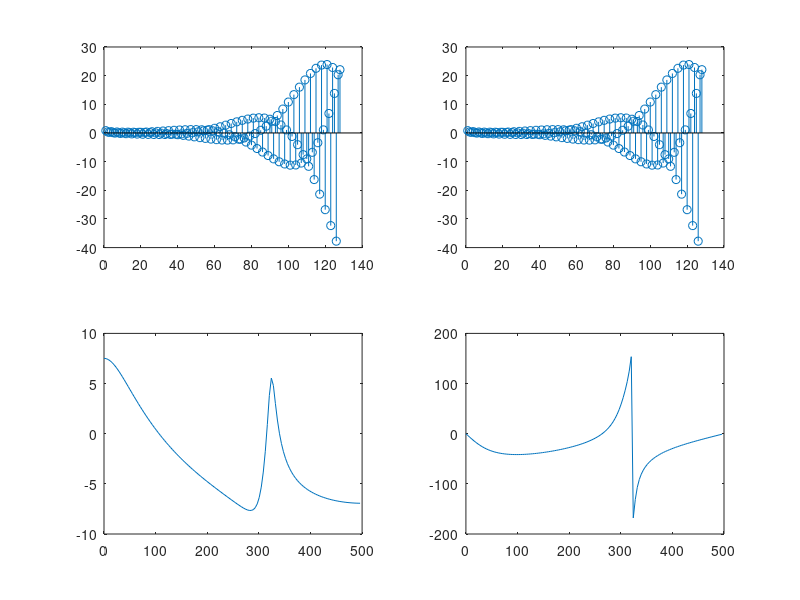
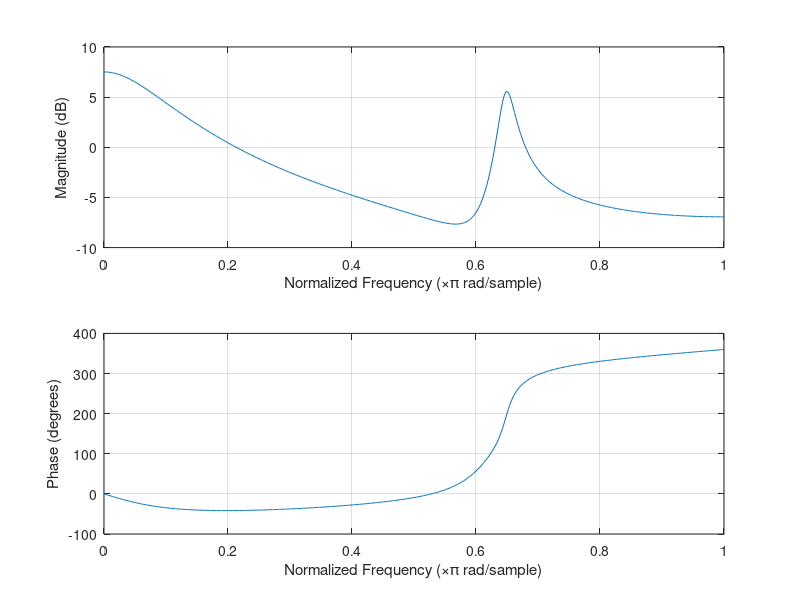
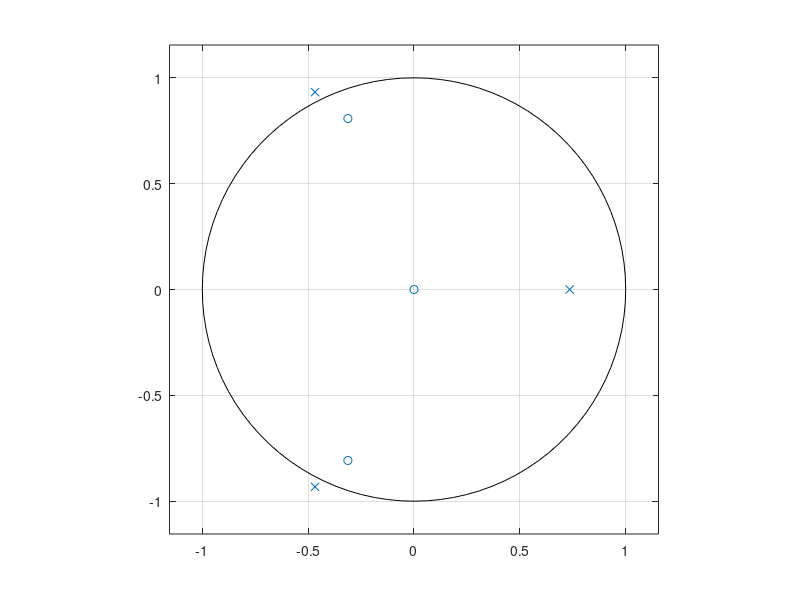

Here is the MATLAB script that generated these plots, in order:
%E2_2_SignalProcess.m 文件源代码
L=128; %单位抽样响应序列的长度
Fs=1000; %抽样频率为 1 kHz 
b=[0.8 0.5 0.6]; %系统函数的分子系数向量
a=[1 0.2 0.4 -0.8]; %系统函数的分母系数向量
delta=[1 zeros(1,L-1)]; %生成长度为 L 的单位抽样响应序列
FilterOut=filter(b,a,delta); %filter 函数获取单位抽样响应序列
ImpzOut=impz(b,a,L); %impz 函数获取单位抽样响应序列 
[h,f]=freqz(b,a,L,Fs); %freqz 函数求频率响应
mag=20*log(abs(h))/log(10); %幅度转换成 dB 单位 
ph=angle(h)*180/pi; %相位值单位转换
zr=roots(b) %求系统的零点，并显示在命令行窗口
pk=roots(a) %求系统的极点，并显示在命令行窗口
g=b(1)/a(1) %求系统的增益，并显示在命令行窗口
%绘图
figure(1); 
subplot(221);stem(FilterOut); 
subplot(222);stem(ImpzOut); 
subplot(223);plot(f,mag); 
subplot(224);plot(f,ph); 
figure(2); 
freqz(b,a); %用 feqz 函数绘制系统频率响应
figure(3); 
zplane(b,a); %用 zplane 函数绘制系统零/极点图